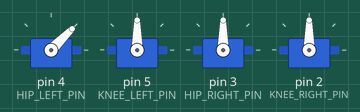
Recording of a sketch running on a simulated Arduino Uno, built with avr-gcc and run on an emulated ATmega328P. Shown: 4 × servo.

Above: at 0.05 s.
At 0.8 s:
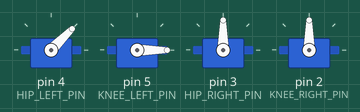
At 1.85 s:
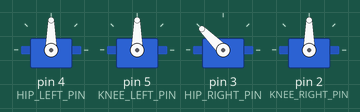
At 2.6 s:
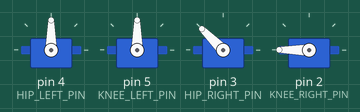
At 3.6 s:
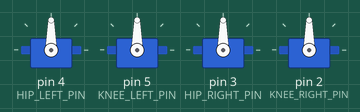
Timing chart, 0 to 8.3 s (numbered marks = the images above):
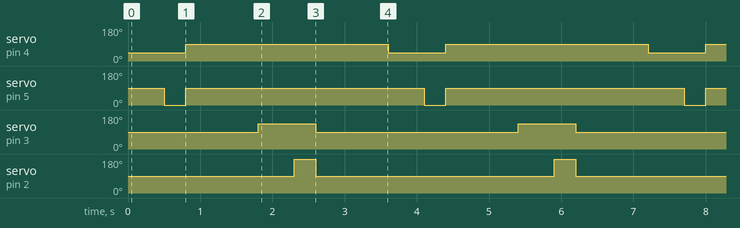

The sketch:

leg.ino
```cpp
#include <Servo.h>

#define KNEE_RIGHT_PIN 2
#define HIP_RIGHT_PIN 3
#define HIP_LEFT_PIN 4
#define KNEE_LEFT_PIN 5

#define WALK_DELAY 1000 //microseconds
#define LEG_DELAY 500 //microseconds

Servo kneeLeft;
Servo hipLeft;
Servo kneeRight;
Servo hipRight;

void setup()
{
  hipLeft.attach(HIP_LEFT_PIN);
  kneeLeft.attach(KNEE_LEFT_PIN);
  hipRight.attach(HIP_RIGHT_PIN);
  kneeRight.attach(KNEE_RIGHT_PIN);
}

void loop()
{
  leftLeg();
  delay(WALK_DELAY);
  rightLeg();
  delay(WALK_DELAY);
}

// Todos os servos começam em 90º
void rightLeg()
{
  hipRight.write(135); //end
  delay(LEG_DELAY);
  kneeRight.write(180); //init (kneeInitPos + 90)
  delay(LEG_DELAY - 200);
  hipRight.write(90); //init
  kneeRight.write(90); //init
}

void leftLeg()
{
  hipLeft.write(45); //end
  delay(LEG_DELAY);
  kneeLeft.write(0); //init (kneeInitPos - 90)
  delay(LEG_DELAY - 200);
  hipLeft.write(90); //init
  kneeLeft.write(90); //init
}
```

Measured:
- by itself, servo on pin 4 (HIP_LEFT_PIN): alternates 90° for 2.8 s and 45° for 0.80 s
- by itself, servo on pin 5 (KNEE_LEFT_PIN): alternates 90° for 3.3 s and 0° for 0.30 s
- by itself, servo on pin 3 (HIP_RIGHT_PIN): alternates 135° for 0.80 s and 90° for 2.8 s
- by itself, servo on pin 2 (KNEE_RIGHT_PIN): alternates 180° for 0.30 s and 90° for 3.3 s
